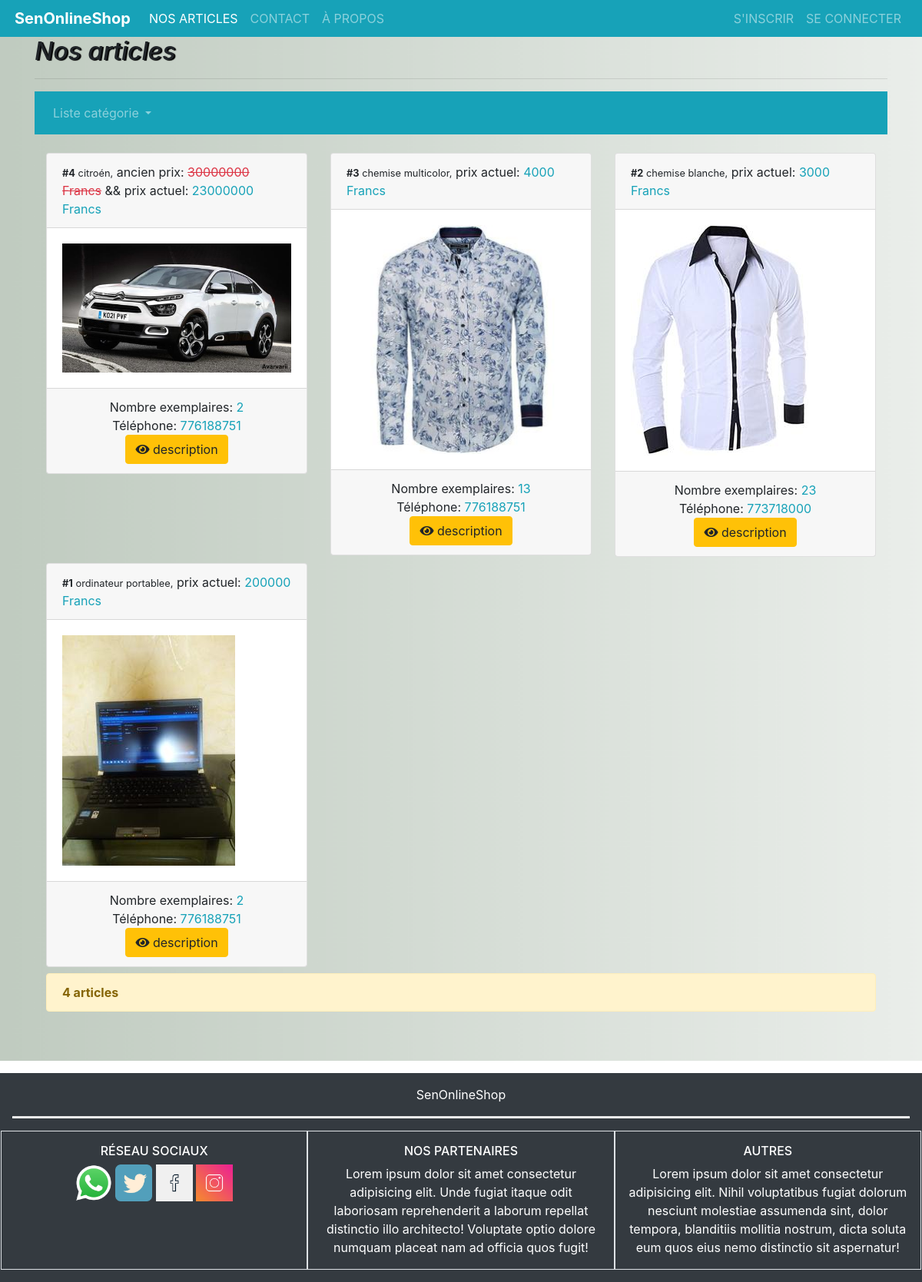
Page /welcome/welcome_articles on the earlier database version.
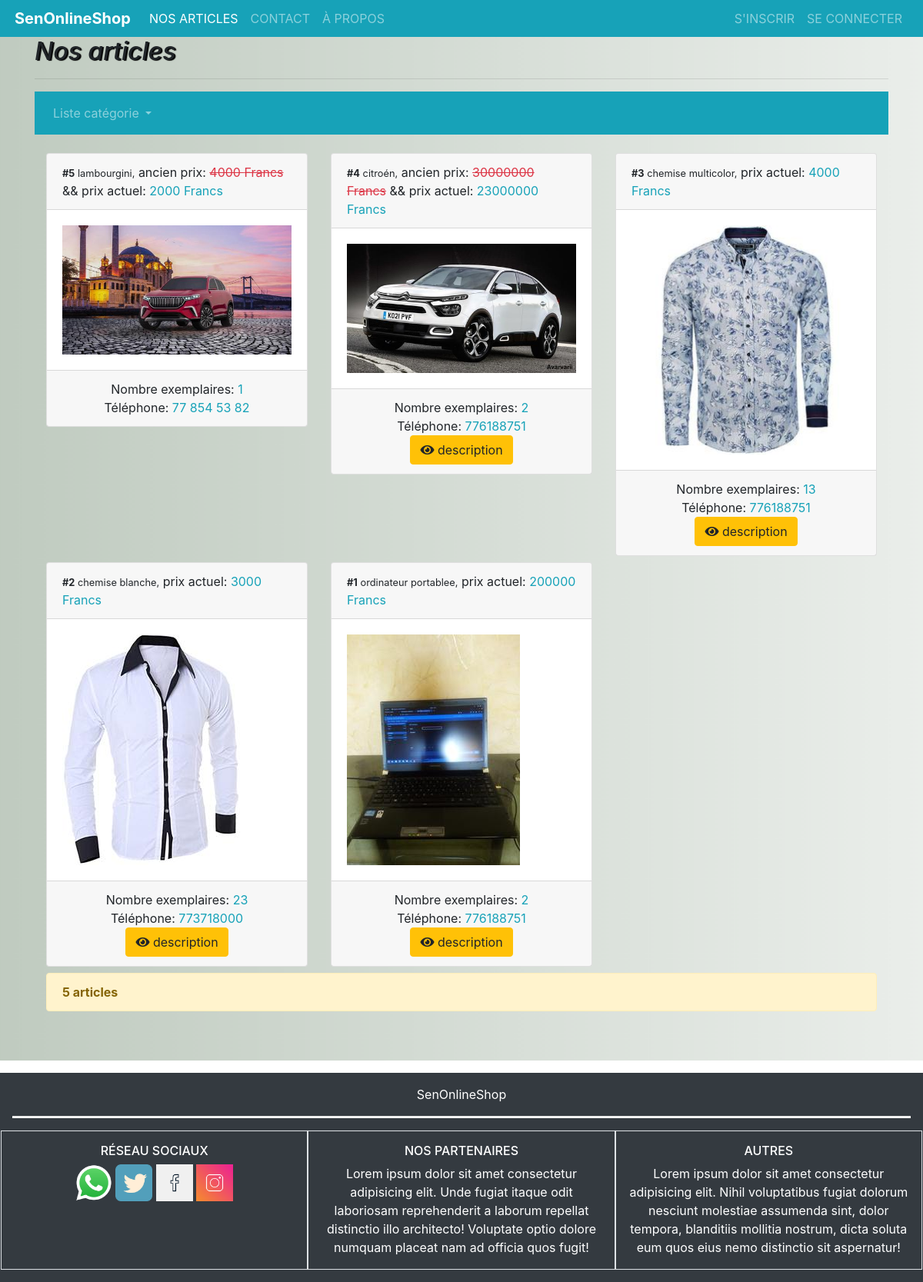
Same page on the later database version.
### database/models.py (models this page shows, shortened)
class Article(models.Model):
    name = models.CharField(max_length=255) # nom de l'article
    price = models.PositiveBigIntegerField() # prix de l'article
    old_price = models.PositiveBigIntegerField(null=True, blank=True) # prix de l'article evant
    number_of_exemplaire = models.PositiveIntegerField() # nombre d'exemplaire
    description = models.TextField(null=True,blank=True) # description
    user = models.ForeignKey(User, on_delete=models.CASCADE) # utilisateur créateur
    category = models.ForeignKey(Category, on_delete=models.CASCADE) # catégori de l'article
    image = ResizedImageField(size=[500, 300], upload_to='images')
    signal = models.BooleanField(default=False)
    created_at = models.DateField(auto_now=True)
    updated_at = models.DateField(auto_now_add=True)

class User(models.Model):
    firstname = models.CharField(max_length=255) # prenom
    lastname = models.CharField(max_length=255) # nom
    address = models.CharField(max_length=255) # adresse
    tel = models.CharField(max_length=255) # téléphone
    email = models.CharField(max_length=255, unique=True) # mail
    password = models.CharField(max_length=255, default='password') # mot de passe
    role = models.BooleanField(default=False) # role: True => admin ou False => simple utilisateur
    image = ResizedImageField(size=[60, 50], upload_to='profils')
    trash = models.BooleanField(default=False)

### welcome/views.py (the view, shortened to what this page needs)
# urls.py: path('welcome_articles', views.welcome_articles, name='welcome_articles'), # publication des articles
def welcome_articles(request):
    user = None
    if 'email' and 'role' in request.session and request.session['role'] == True:
        user = User.objects.get(email=request.session['email'])
    categories = Category.objects.all()
    articles = Article.objects.all().order_by('id').reverse()
    category = None
    context = {
        'page': 'welcome_articles',
        'categories': categories,
        'articles': articles,
        'category': category,
        'user': user,
    }
    return render(request, 'welcome/welcome_articles.html', context)

### database/models.py (called while the page is built)
    def __str__(self):
        return self.name

### welcome/templates/welcome/welcome_articles.html (shortened to what this page needs)
{% extends 'welcome_base.html' %}
{% block container %}
<div class="article container-fluid mt-5">
    <div class="container mt-5">
        <h2 class="font-italic" style="text-shadow: 2px 1px 1px #000;">Nos articles</h2>
        <hr>
        <nav class="navbar navbar-expand-lg navbar-dark bg-info">
            <div class="collapse navbar-collapse" id="navbarSupportedContent">
                <ul class="navbar-nav mr-auto">
                    <li class="nav-item dropdown">
                        <a class="nav-link dropdown-toggle" href="#" id="navbarDropdown" role="button"
                            data-toggle="dropdown" aria-haspopup="true" aria-expanded="false">
                            Liste catégorie
                        </a>
                    </li>
                </ul>
            </div>
        </nav>
        {% if articles %}
        <div class="container mb-3 mt-3">
            <div class="row">
                {% for article in articles %}
                <div class="col-sm-4 mt-2">
                    <div class="card">
                        <div class="card-header"> <small> <strong>#{{article.id}}</strong> {{article.name}},</small>
                            {% if article.old_price %}
                            ancien prix: <strike class="text-danger">{{article.old_price}} Francs</strike>
                            &&
                            {% endif %}
                            prix actuel: <span class="text-info">{{article.price}} Francs</span>
                        </div>
                        <div class="card-body">
                            <img src="{{article.image.url}}" class="img-fluid">
                        </div>
                        <div class="card-footer text-center">
                            Nombre exemplaires: <span class="text-info">{{article.number_of_exemplaire}}</span>
                            <br>
                            Téléphone: <span class="text-info">{{article.user.tel}}</span>
                            <br>
                            {% if article.description %}
                                <button class="btn btn-warning" data-toggle="modal" data-target="#show{{article.id}}"><i class="fa fa-eye"></i> description</button>
                            {% endif %}
                        </div>
                    </div>
                </div>
                {% endfor %}
            </div>
            <div class="alert alert-warning mt-2"">
                <strong>{{articles|length}} article{{articles|pluralize:'s'}}</strong>
            </div>
        </div>
        {% else %}
        <div class="alert container alert-warning">Liste articles
            {% if category %}
            de catégori <strong class="text-info">{{category}}</strong>
            {% endif %}
            vide !</div>
        {% endif %}
        <br>
        <br>
    </div>
</div>
{% endblock container %}

### templates/welcome_base.html (shortened to what this page needs)
<html lang="en">
{% load static %}
<head>
    <link rel="stylesheet" href="{% static 'css/bootstrap.css' %}">
    <link rel="stylesheet" href="https://pro.fontawesome.com/releases/v5.10.0/css/all.css"
 />
</head>
<body>
    <nav class="navbar navbar-expand-lg p-1 fixed-top navbar-dark bg-info">
        <div class="container-fluid">
            <a class="navbar-brand" href="{% url 'welcome' %}"><strong>SenOnlineShop</strong></a>
            <div class="collapse navbar-collapse text-uppercase" id="navbarSupportedContent">
                <div class="navbar-nav">
                    <a class="nav-link
                    {% if page == 'welcome_articles' %}
                        active
                    {% endif %}
                    " aria-current="page" href="{% url 'welcome_articles' %}">nos articles</a>
                    {% if page != 'welcome' %}
                        <a class="nav-link" aria-current="page" href="/#contact">contact</a>
                        <a class="nav-link" aria-current="page" href="/#about">à propos</a>
                    {% else %}
                        <a class="nav-link" aria-current="page" href="#contact">contact</a>
                        <a class="nav-link" aria-current="page" href="#about">à propos</a>
                    {% endif %}
                </div>
                <div class="navbar-nav ml-auto">
                    {% if user %}
                    {% if user.role == True %}
                    <a class="nav-link" href="" tn-default" data-toggle="modal" data-target="#disconnect">
                        déconnexion
                    </a>
                    <a class="nav-link" href="{% url 'homeAdmin' %}">
                        <i class="fa fa-home"></i> Mon espace d'administration
                    </a>
                    {% else %}
                    <a class="nav-link" href="" tn-default" data-toggle="modal" data-target="#disconnect">
                        déconnexion
                    </a>
                    <a class="nav-link" href="">
                        <i class="fa fa-home"></i> Mon espace personnelle
                    </a>
                    {% endif %}
                    {% else %}
                    <a class="nav-link" href="" data-toggle="modal" data-target="#login">
                        s'inscrir
                    </a>
                    <a class="nav-link" href="" data-toggle="modal" data-target="#login">
                        Se connecter
                    </a>
                    {% endif %}
                </div>
            </div>
        </div>
    </nav>
    {% block container %}
    {% endblock container %}
    <footer class="p-3 bg-dark text-white mt-2 text-center">
        SenOnlineShop
        <hr class="bg-white" style="height: 0.1em;">
        <div class="row">
            <div class="col-sm-4 border p-3">
                <h6 class="text-uppercase">Réseau sociaux</h6>
                <a href="https://api.whatsapp.com/send?phone=221778545382"><img class="img-fluid"
                        style="width: 3em; height: 3em;" src="{% static 'images/whatsapp.png' %}" alt="" srcset=""></a>
                <a href="https://api.whatsapp.com/send?phone=221778545382"><img class="img-fluid"
                        style="width: 3em; height: 3em;" src="{% static 'images/twitter.png' %}" alt="" srcset=""></a>
                <a href="https://api.whatsapp.com/send?phone=221778545382"><img class="img-fluid"
                        style="width: 3em; height: 3em;" src="{% static 'images/facebook.png' %}" alt="" srcset=""></a>
                <a href="https://api.whatsapp.com/send?phone=221778545382"><img class="img-fluid"
                        style="width: 3em; height: 3em;" src="{% static 'images/instagram.png' %}" alt="" srcset=""></a>
            </div>
            <div class="col-sm-4 border p-3">
                <h6 class="text-uppercase">nos partenaires</h6>
                Lorem ipsum dolor sit amet consectetur adipisicing elit. Unde fugiat itaque odit laboriosam
                reprehenderit a laborum repellat distinctio illo architecto! Voluptate optio dolore numquam placeat nam
                ad officia quos fugit!
            </div>
            <div class="col-sm-4 border p-3">
                <h6 class="text-uppercase">autres</h6>
                Lorem ipsum dolor sit amet consectetur adipisicing elit. Nihil voluptatibus fugiat dolorum nesciunt
                molestiae assumenda sint, dolor tempora, blanditiis mollitia nostrum, dicta soluta eum quos eius nemo
                distinctio sit aspernatur!
            </div>
        </div>
    </footer>
</body>
</html>

### templates/welcome_base.html (style rules this page uses)
.article { background-image: url("/static/images/bodyAdmin.jpg"); background-color: #cccccc; height: auto; background-position: center; background-repeat: no-repeat; background-size: cover; }

Differences in the rows shown:
added Article: id "5", name "lambourgini", old_price "4000", price "2000", image (picture), number_of_exemplaire "1", user.tel "77 854 53 82"
Other differences:
{{ articles|length }}: "4" → "5"
